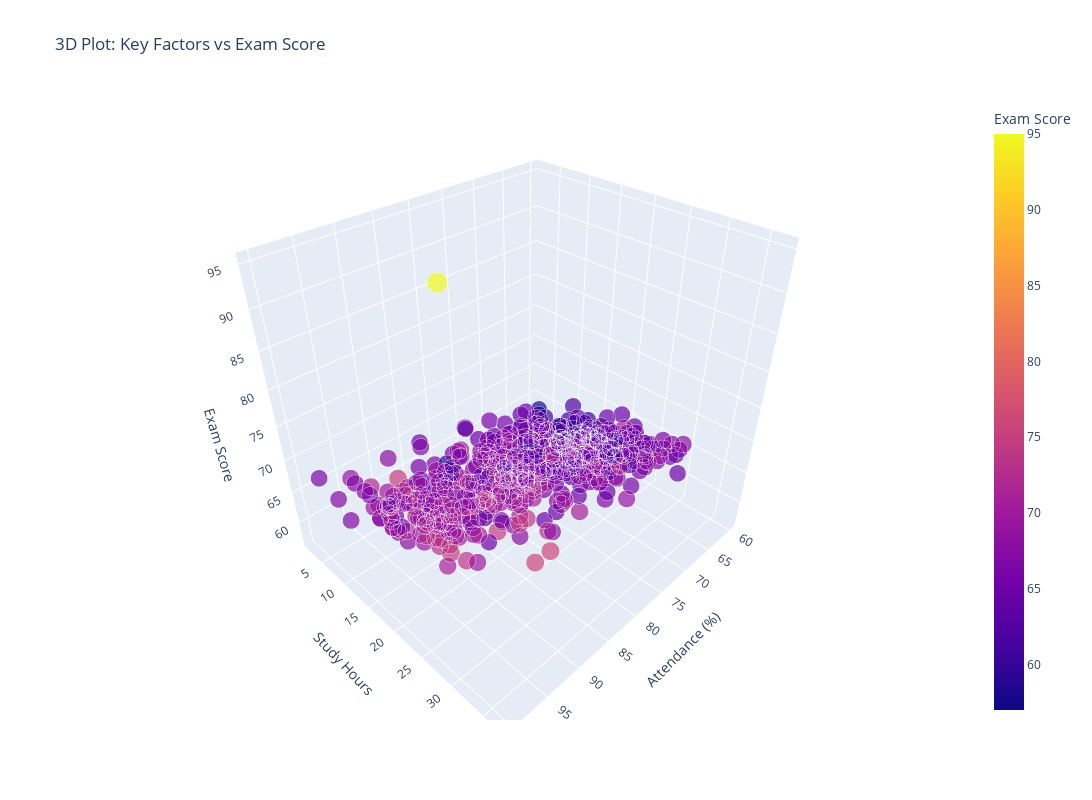

Notebook code for this chart:
### Markdown cell above
<h4>That plot is just beautiful rather than informative. Had to take fewer dataframe for this 3D scatterplot.</h4>

### Code cell
sampled_data2 = data.sample(n=500, random_state=52)
fig2 = px.scatter_3d(
    sampled_data2,
    x='Attendance',
    y='Hours_Studied',
    z='Exam_Score',
    color='Exam_Score',
    size='Exam_Score',
    title="3D Plot: Key Factors vs Exam Score",
    labels={'Attendance': 'Attendance (%)', 'Hours_Studied': 'Study Hours', 'Exam_Score': 'Exam Score'}
)

fig2.update_layout(
    width=1200,
    height=800,
)

fig2.show()

### Figure 1 — Plotly figure (JSON) as saved in the notebook; plotly's stock layout.template omitted (floating-point values rounded to 4 significant figures; data arrays with more than 128 entries replaced by an {"elided": "..."} marker saying what was removed)
{"data": [{"hovertemplate": "Attendance (%)=%{x}<br>Study Hours=%{y}<br>Exam Score=%{marker.color}<extra></extra>", "legendgroup": "", "marker": {"color": {"elided": "500 int values"}, "coloraxis": "coloraxis", "size": {"elided": "500 int values"}, "sizemode": "area", "sizeref": 0.2375, "symbol": "circle"}, "mode": "markers", "name": "", "scene": "scene", "showlegend": false, "x": {"elided": "500 int values"}, "y": {"elided": "500 int values"}, "z": {"elided": "500 int values"}, "type": "scatter3d"}], "layout": {"scene": {"domain": {"x": [0.0, 1.0], "y": [0.0, 1.0]}, "xaxis": {"title": {"text": "Attendance (%)"}}, "yaxis": {"title": {"text": "Study Hours"}}, "zaxis": {"title": {"text": "Exam Score"}}}, "coloraxis": {"colorbar": {"title": {"text": "Exam Score"}}, "colorscale": [[0.0, "#0d0887"], [0.1111, "#46039f"], [0.2222, "#7201a8"], [0.3333, "#9c179e"], [0.4444, "#bd3786"], [0.5556, "#d8576b"], [0.6667, "#ed7953"], [0.7778, "#fb9f3a"], [0.8889, "#fdca26"], [1.0, "#f0f921"]]}, "legend": {"tracegroupgap": 0, "itemsizing": "constant"}, "title": {"text": "3D Plot: Key Factors vs Exam Score"}, "width": 1200, "height": 800}}
